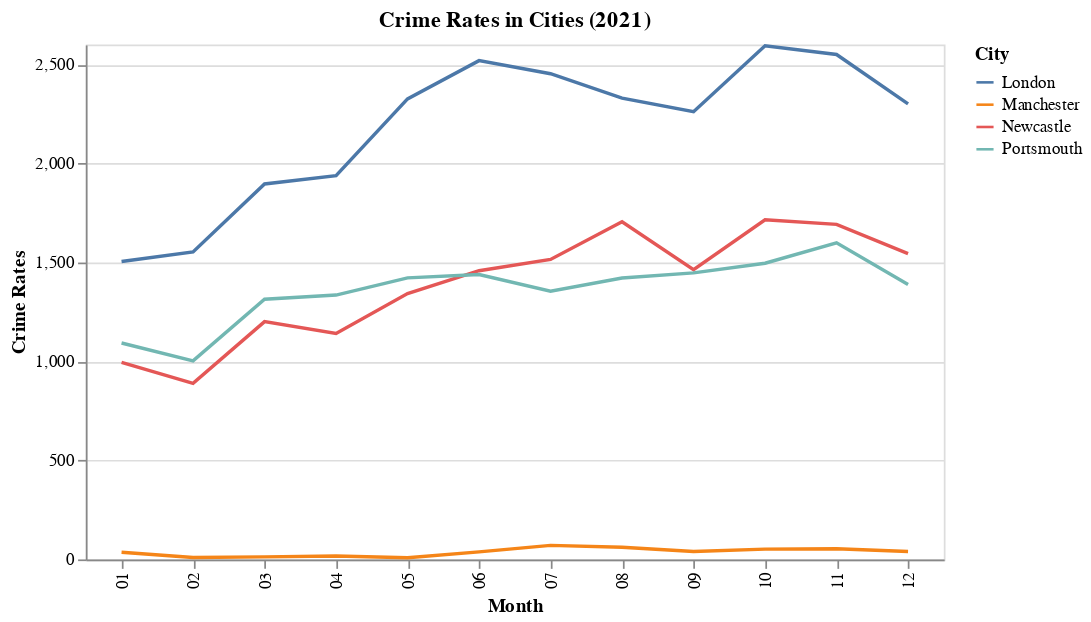

Source (notebook cell):
### Code cell
import altair as alt


Crimegraph = alt.Chart(crimerates2021).mark_line().encode(
    x=alt.X('Month:O', title='Month'),  
    color=alt.Color('city:N', title='City'), 
    y=alt.Y('crime_rate:Q', title='Crime Rates'),
    tooltip=['Month:O', 'city:N', 'crime_rate:Q'] 
).properties(
    width=500, 
    height=300,
    title='Crime Rates in Cities (2021)'
).transform_fold(  
    fold=['London', 'Manchester', 'Newcastle', 'Portsmouth' ],
    as_=['city', 'crime_rate']

)

Crimegraph

### Figure 1 — Vega-Lite specification as saved in the notebook (floating-point values rounded to 4 significant figures)
{"config": {"view": {"continuousWidth": 300, "continuousHeight": 300}}, "data": {"name": "data-eb0da74f580a0cbdb4aadc9eacd4a0a8"}, "mark": {"type": "line"}, "encoding": {"color": {"field": "city", "title": "City", "type": "nominal"}, "tooltip": [{"field": "Month", "type": "ordinal"}, {"field": "city", "type": "nominal"}, {"field": "crime_rate", "type": "quantitative"}], "x": {"field": "Month", "title": "Month", "type": "ordinal"}, "y": {"field": "crime_rate", "title": "Crime Rates", "type": "quantitative"}}, "height": 300, "title": "Crime Rates in Cities (2021)", "transform": [{"fold": ["London", "Manchester", "Newcastle", "Portsmouth"], "as": ["city", "crime_rate"]}], "width": 500, "$schema": "https://vega.github.io/schema/vega-lite/v5.16.3.json", "datasets": {"data-eb0da74f580a0cbdb4aadc9eacd4a0a8": [{"Month": "01", "London": 1505, "Manchester": 36, "Newcastle": 995, "Portsmouth": 1093}, {"Month": "02", "London": 1553, "Manchester": 10, "Newcastle": 889, "Portsmouth": 1003}, {"Month": "03", "London": 1896, "Manchester": 13, "Newcastle": 1201, "Portsmouth": 1314}, {"Month": "04", "London": 1938, "Manchester": 17, "Newcastle": 1141, "Portsmouth": 1335}, {"Month": "05", "London": 2326, "Manchester": 8, "Newcastle": 1343, "Portsmouth": 1422}, {"Month": "06", "London": 2519, "Manchester": 38, "Newcastle": 1458, "Portsmouth": 1439}, {"Month": "07", "London": 2453, "Manchester": 71, "Newcastle": 1515, "Portsmouth": 1355}, {"Month": "08", "London": 2330, "Manchester": 61, "Newcastle": 1705, "Portsmouth": 1421}, {"Month": "09", "London": 2261, "Manchester": 40, "Newcastle": 1463, "Portsmouth": 1447}, {"Month": "10", "London": 2594, "Manchester": 52, "Newcastle": 1715, "Portsmouth": 1496}, {"Month": "11", "London": 2550, "Manchester": 54, "Newcastle": 1692, "Portsmouth": 1599}, {"Month": "12", "London": 2301, "Manchester": 40, "Newcastle": 1544, "Portsmouth": 1389}]}}
